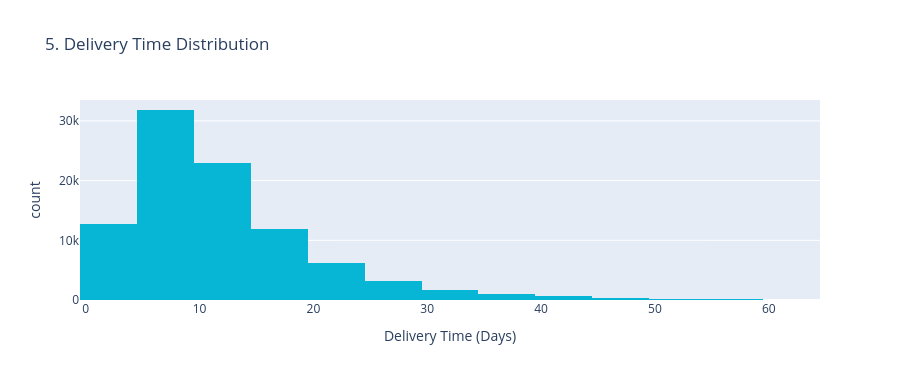

Source (notebook cell):
### Code cell
delivery_data = order_df["delivery_days"].dropna()
delivery_data = delivery_data[delivery_data <= 60]

fig5 = px.histogram(
    x=delivery_data,
    nbins=30,
    title="5. Delivery Time Distribution",
    labels={"x": "Delivery Time (Days)", "y": "Number of Orders"},
    color_discrete_sequence=["#06b6d4"],
)
fig5.update_layout(height=380)

### Figure 1 — Plotly figure (JSON) as saved in the notebook; plotly's stock layout.template omitted (floating-point values rounded to 4 significant figures; data arrays with more than 128 entries replaced by an {"elided": "..."} marker saying what was removed)
{"data": [{"bingroup": "x", "hovertemplate": "Delivery Time (Days)=%{x}<br>count=%{y}<extra></extra>", "legendgroup": "", "marker": {"color": "#06b6d4", "pattern": {"shape": ""}}, "name": "", "nbinsx": 30, "orientation": "v", "showlegend": false, "type": "histogram", "x": {"elided": "92847 int values"}, "xaxis": "x", "yaxis": "y"}], "layout": {"barmode": "relative", "height": 380, "legend": {"tracegroupgap": 0}, "title": {"text": "5. Delivery Time Distribution"}, "xaxis": {"anchor": "y", "domain": [0, 1], "title": {"text": "Delivery Time (Days)"}}, "yaxis": {"anchor": "x", "domain": [0, 1], "title": {"text": "count"}}}}
